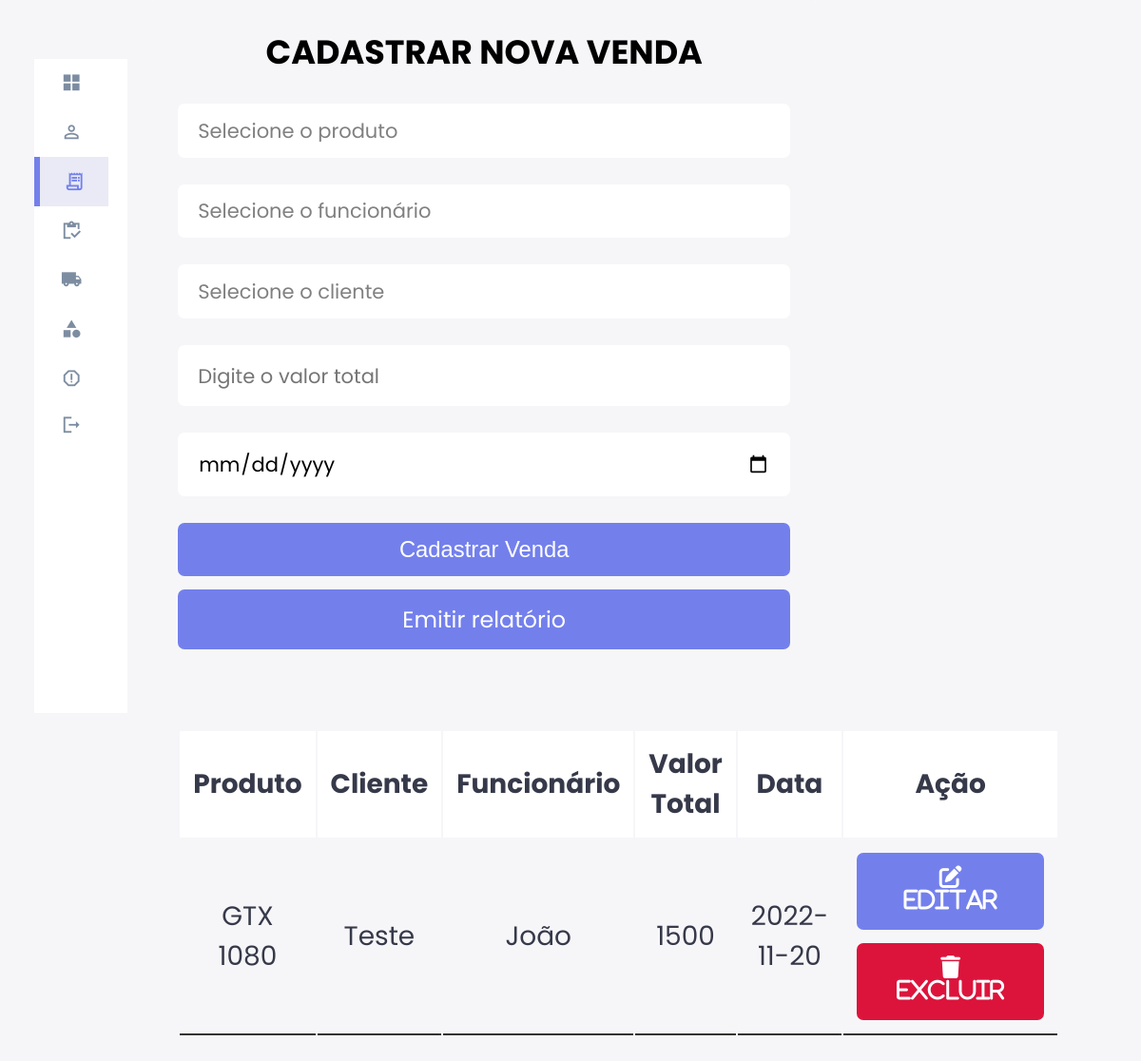
/addPedido.php, run on an earlier commit of the app's database.
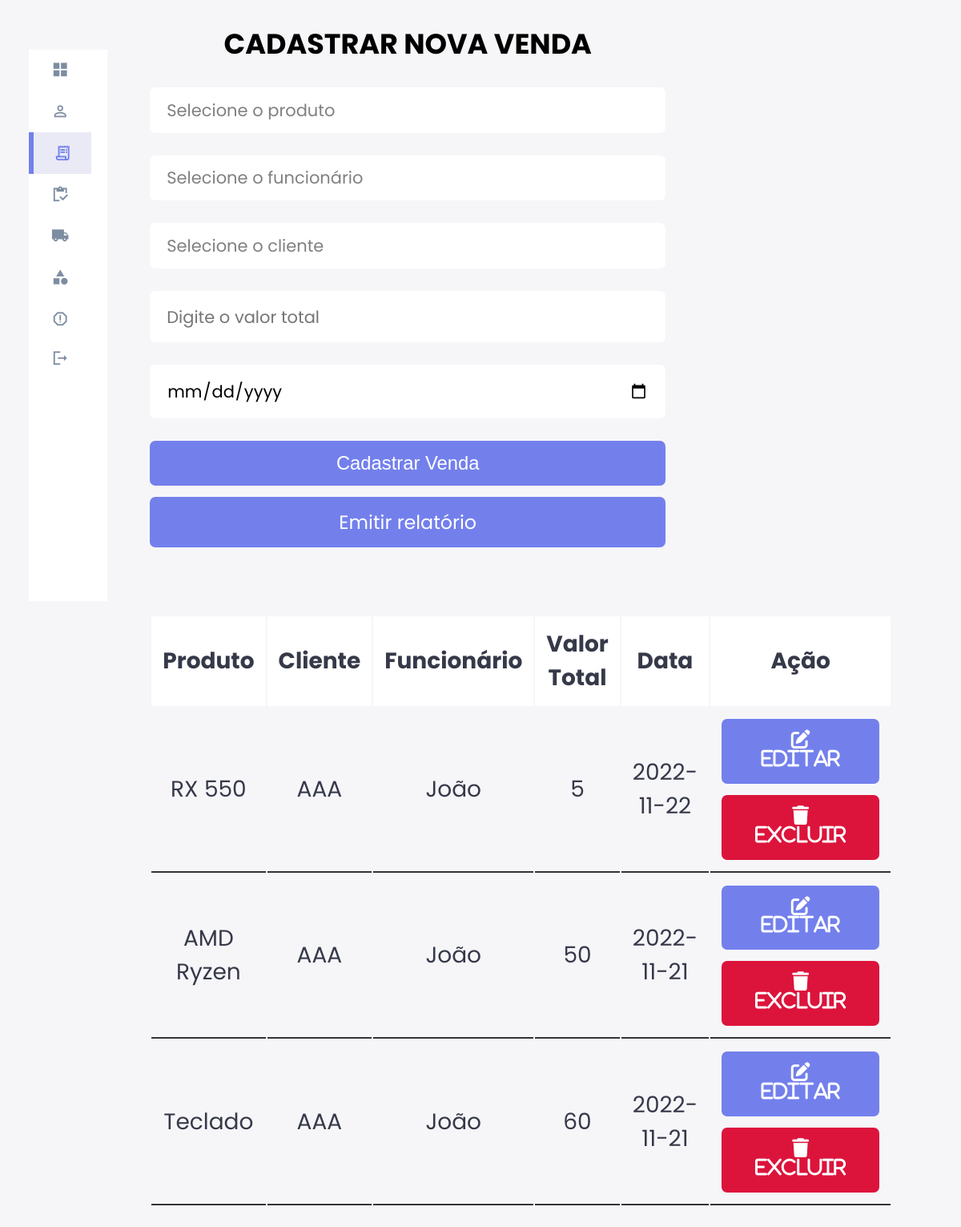
And on a later commit of the database.
### tables this page shows
CREATE TABLE `venda` (
  `idVenda` int(11) NOT NULL,
  `idProduto` int(11) NOT NULL,
  `idFuncionario` int(11) NOT NULL,
  `idCliente` int(11) NOT NULL,
  `valorTotal` double NOT NULL,
  `data` date NOT NULL DEFAULT current_timestamp()
);

CREATE TABLE `produto` (
  `idProduto` int(255) NOT NULL,
  `nomeProduto` varchar(255) NOT NULL,
  `descricaoProduto` varchar(510) NOT NULL,
  `precoProduto` varchar(255) NOT NULL,
  `idFornecedor` int(255) NOT NULL,
  `idCategoria` int(255) NOT NULL,
  `qtdeProduto` int(255) NOT NULL,
  `imagemProduto` varchar(255) DEFAULT NULL
);

CREATE TABLE `cliente` (
  `idCliente` int(255) NOT NULL,
  `emailCliente` varchar(255) NOT NULL,
  `nomeCliente` varchar(255) NOT NULL,
  `logradouro` varchar(500) NOT NULL,
  `numero` varchar(8) NOT NULL,
  `cep` varchar(8) NOT NULL,
  `bairro` varchar(255) NOT NULL,
  `cidade` varchar(255) NOT NULL
);

CREATE TABLE `usuarios` (
  `idFuncionario` int(255) NOT NULL,
  `email` varchar(255) NOT NULL,
  `senha` varchar(255) NOT NULL,
  `nome` varchar(255) NOT NULL,
  `cpf` varchar(255) NOT NULL
);

### addPedido.php (the view, shortened to what this page needs)
<?php
@include 'config.php';
?>
<!DOCTYPE html>
<html lang="pt-br">
<head>
  <link rel="stylesheet" href="styles/crud.css" />
  <link rel="stylesheet" href="https://cdnjs.cloudflare.com/ajax/libs/font-awesome/6.2.0/css/all.min.css" />
</head>
<body>
  <div class="container">
    <aside>
      <div class="sidebar">
        <a href="dashboard.php">
          <span class="material-icons-sharp">grid_view</span>
        </a>
        <a href="addCliente.php">
          <span class="material-icons-sharp">person_outline</span>
        </a>
        <a href="addPedido.php" class="active">
          <span class="material-icons-sharp">receipt_long</span>
        </a>
        <a href="addProduto.php">
          <span class="material-icons-sharp">inventory</span>
        </a>
        <a href="addFornecedor.php">
          <span class="material-icons-sharp">local_shipping</span>
        </a>
        <a href="addCategoria.php">
          <span class="material-icons-sharp">
          </span>
        </a>
        <a href="gerarRelatorio.php">
          <span class="material-icons-sharp">report_gmailerrorred</span>
        </a>
        <a href="index.php">
          <span class="material-icons-sharp"><?php logout() ?>logout</span>
        </a>
      </div>
    </aside>
    <div class="admin-product-form-container">
      <form action="<?php $_SERVER['PHP_SELF'] ?>" method="post" enctype="multipart/form-data">
        <h2>Cadastrar nova venda</h2>
        <select name="order_product" class="box">
          <option selected>Selecione o produto</option>
        </select>
        <select name="order_employee" class="box">
          <option selected>Selecione o funcionário</option>
        </select>
        <select name="order_client" class="box">
          <option selected>Selecione o cliente</option>
        </select>
        <input type="number" placeholder="Digite o valor total" name="order_price" class="box" />
        <input type="date" name="order_date" class="box" />
        <input type="submit" class="btn" name="add_order" value="Cadastrar Venda" />
        <a href="relatorios/gerarRelatorioVendas.php">Emitir relatório</a>
      </form>
      <div class="product-container">
        <div class="product-display">
          <table class="product-display-table">
            <thead>
              <tr>
                <th>Produto</th>
                <th>Cliente</th>
                <th>Funcionário</th>
                <th>Valor Total</th>
                <th>Data</th>
                <th>Ação</th>
              </tr>
            </thead>
            <?php
            $select = mysqli_query($conn, "SELECT *, nomeProduto, nomeCliente, u.nome FROM venda v INNER JOIN produto p ON v.idProduto = p.idProduto INNER JOIN cliente c ON v.idCliente = c.idCliente INNER JOIN usuarios u ON v.idFuncionario = u.idFuncionario");
            ?>
            <?php while ($row = mysqli_fetch_assoc($select)) { ?>
              <tr>
                <td><?php echo $row['nomeProduto']; ?></td>
                <td><?php echo $row['nomeCliente']; ?></td>
                <td><?php echo $row['nome']; ?></td>
                <td><?php echo $row['valorTotal']; ?></td>
                <td><?php echo $row['data']; ?></td>
                <td>
                  <a href="editarPedido.php?edit=<?php echo $row['idVenda']; ?>" class="btn"> <i class="fas fa-edit"> Editar </i> </a>
                  <a href="addPedido.php?delete=<?php echo $row['idVenda']; ?>" class="btn"> <i class="fas fa-trash"> Excluir </i> </a>
                </td>
              </tr>
            <?php }; ?>
          </table>
        </div>
      </div>
    </div>
  </div>
</body>
</html>

What changed in the data, as far as the page shows it:
removed venda: idProduto.nomeProduto "GTX 1080", idCliente.nomeCliente "Teste", idFuncionario.nome "João", valorTotal "1500", data "2022-11-20"
added venda: idProduto.nomeProduto "RX 550", idCliente.nomeCliente "AAA", idFuncionario.nome "João", valorTotal "5", data "2022-11-22"
added venda: idProduto.nomeProduto "AMD Ryzen", idCliente.nomeCliente "AAA", idFuncionario.nome "João", valorTotal "50", data "2022-11-21"
added venda: idProduto.nomeProduto "Teclado", idCliente.nomeCliente "AAA", idFuncionario.nome "João", valorTotal "60", data "2022-11-21"
